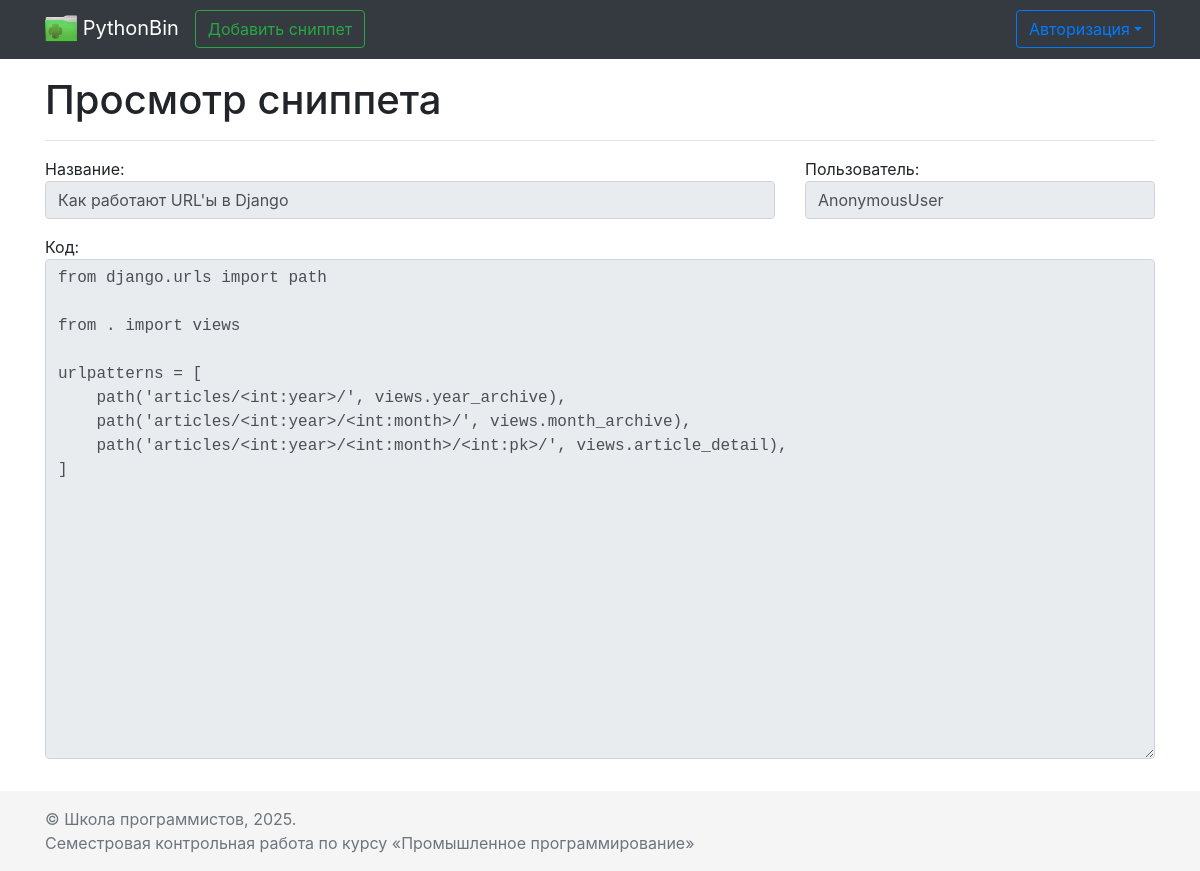
Screenshot of /snippets/2/ with the database file from the repository.
### main/models.py (models this page shows)
class Snippet(models.Model):
    name = models.CharField(max_length=200)
    code = models.TextField(max_length=5000)
    creation_date = models.DateTimeField()
    user = models.ForeignKey(to=User, on_delete=models.CASCADE,
                             blank=True, null=True)  # can be empty due to usage of AnonymousUser

### main/views.py (the view)
# urls.py: path('snippets/<int:id>/', views.view_snippet_page, name='view_snippet'),
def view_snippet_page(request, id):
    context = get_base_context(request, 'Просмотр сниппета')
    try:
        record = Snippet.objects.get(id=id)
        context['addform'] = AddSnippetForm(
            initial={
                'user': record.user.username if record.user else 'AnonymousUser',  # Показываем автора
                'name': record.name,
                'code': record.code,
            }
        )
    except Snippet.DoesNotExist:
        raise Http404
    return render(request, 'pages/view_snippet.html', context)

### main/forms.py
class LoginForm(forms.Form):
    username = forms.CharField(
        max_length=20,
        required=True,
        widget=forms.TextInput(
            attrs={
                'class': 'form-control',
                'placeholder': 'Username',
            }
        )
    )
    password = forms.CharField(
        max_length=20,
        required=True,
        widget=forms.PasswordInput(
            attrs={
                'class': 'form-control',
                'placeholder': 'Password',
            }
        )
    )

class AddSnippetForm(forms.Form):
    name = forms.CharField(
        label='Название',
        max_length=200,
        widget=forms.TextInput(
            attrs={
                'class': 'form-control'
            }
        )
    )
    user = forms.CharField(
        label='Пользователь',
        max_length=20,
        widget=forms.TextInput(
            attrs={
                'class': 'form-control',
                'disabled': '',
            }
        ),
        required=False
    )
    code = forms.CharField(
        label='Код',
        max_length=5000,
        widget=forms.Textarea(
            attrs={
                'class': 'form-control',
                'style': 'height:500px'
            }
        )
    )

### main/views.py (called while the page is built)
def get_base_context(request, pagename):
    return {
        'pagename': pagename,
        'loginform': LoginForm(),
        'user': request.user,
    }

### main/templates/pages/view_snippet.html
{% extends 'base.html' %}
{% block content %}
<div class="row">
    <div class="col">
        <form>
            <fieldset disabled>
                <div class="form-group row">
                    <div class="col col-8">
                        {{ addform.name.label }}: {{ addform.name }}
                    </div>
                    <div class="col col-4">
                        {{ addform.user.label }}: {{ addform.user }}
                    </div>
                </div>
                <div class="form-group row">
                    <div class="col">
                        {{ addform.code.label }}:
                        <pre><code class="python">{{ addform.code }}</code></pre>
                    </div>
                </div>
            </fieldset>
        </form>
    </div>
</div>
{% endblock %}

### static/css/sticky-footer-navbar.css (style rules this page uses)
code { font-size: 80%; }

### rows the page displays
Snippet: name "Как работают URL'ы в Django", user "AnonymousUser", code "from django.urls import path from . import views urlpatterns = [ path('articles/<int:year>/', views.year_archive), path('articles/<int:year>/<int:month>/', views.month_archive), path('articles/<int:year>/<int:month>/<int:pk>/', views.article_detail), ]"

### other values shown
{{ pagename }} "Просмотр сниппета"
{{ addform.name.label }} "Название"
{{ addform.user.label }} "Пользователь"
{{ addform.code.label }} "Код"
